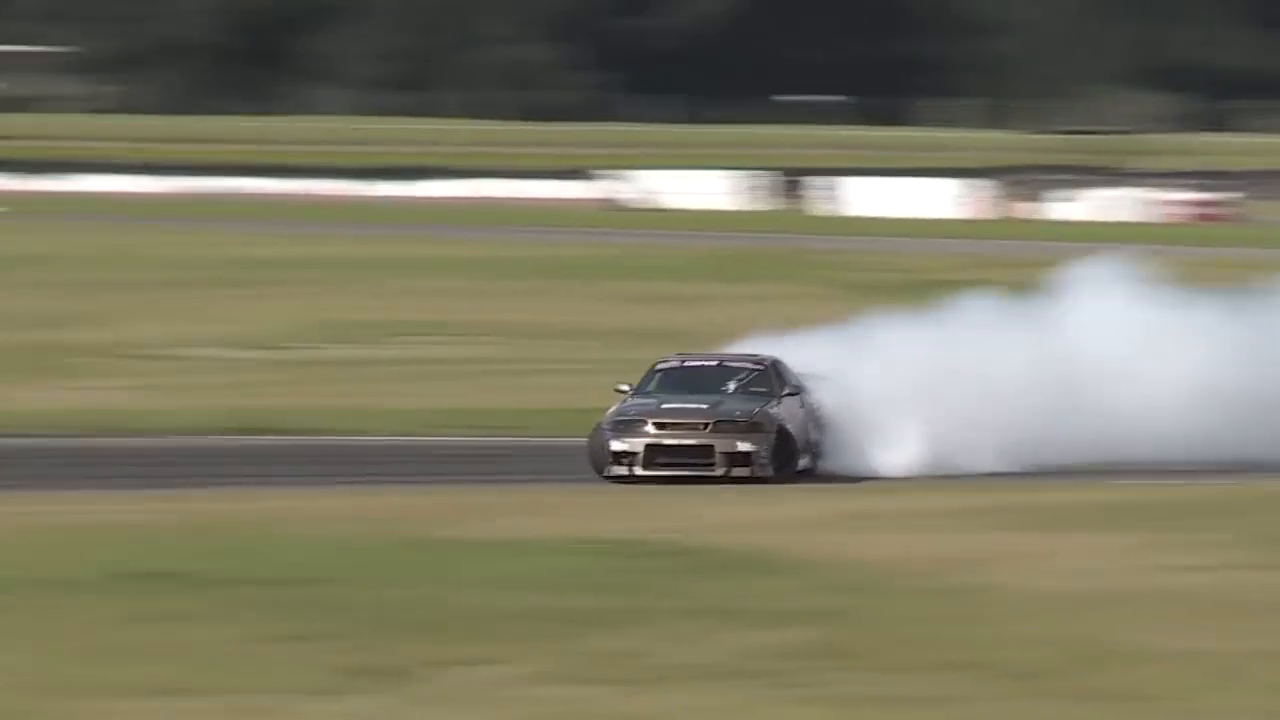
#> input picture frame 23 of Module-4-Video-Processing-Analysis/starter_files/race_car.mp4, 1280 x 720 px
$ python 2.writing_videos.py
#> lines starting #> are read from the running program, lines starting #| are printed output that depends on the picture
#> further down, frame is the input picture: shape (720, 1280, 3); mean B, G, R 100.6, 122.4, 125.5
import cv2
import numpy as np

input_video = './starter_files/race_car.mp4'
# 0 for webcam
source = input_video

video_cap = cv2.VideoCapture(source)

if not video_cap.isOpened():
    print('Error opening video stream or file')

# [4 lines of commented-out code are left out]

frame_w = int(video_cap.get(cv2.CAP_PROP_FRAME_WIDTH))
frame_h = int(video_cap.get(cv2.CAP_PROP_FRAME_HEIGHT))
frame_fps = int(video_cap.get(cv2.CAP_PROP_FPS))

fourcc_avi = cv2.VideoWriter_fourcc('M', 'J', 'P', 'G')
fourcc_mp4 = cv2.VideoWriter_fourcc(*'mp4v')

file_out_avi = 'video_out.avi'
file_out_mp4 = 'video_out.mp4'

frame_fps = int(frame_fps / 3)

out_avi = cv2.VideoWriter(file_out_avi, fourcc_avi, frame_fps, (frame_w, frame_h))
out_mp4 = cv2.VideoWriter(file_out_mp4, fourcc_mp4, frame_fps, (frame_w, frame_h))


def drawBannerText(frame, text, banner_height_percentage =0.05, text_color=(0, 255, 0)):
#> called with text = 'Frame : 1 FPS : 10', banner_height_percentage = 0.05, text_color = (0, 255, 0)
    banner_height = int(banner_height_percentage * frame.shape[0])
#> banner_height = 36
    cv2.rectangle(frame, (0, 0), (frame.shape[1], banner_height), (0,0,0), thickness=-1)

    left_offset = 20
    location = (left_offset, int(5 + (banner_height_percentage * frame.shape[0]) / 2))
#> location = (20, 23)
    fontScale = 1.5
    fontThickness = 2
    cv2.putText(frame, text, location, cv2.FONT_HERSHEY_PLAIN, fontScale, text_color,
                fontThickness, cv2.LINE_AA)
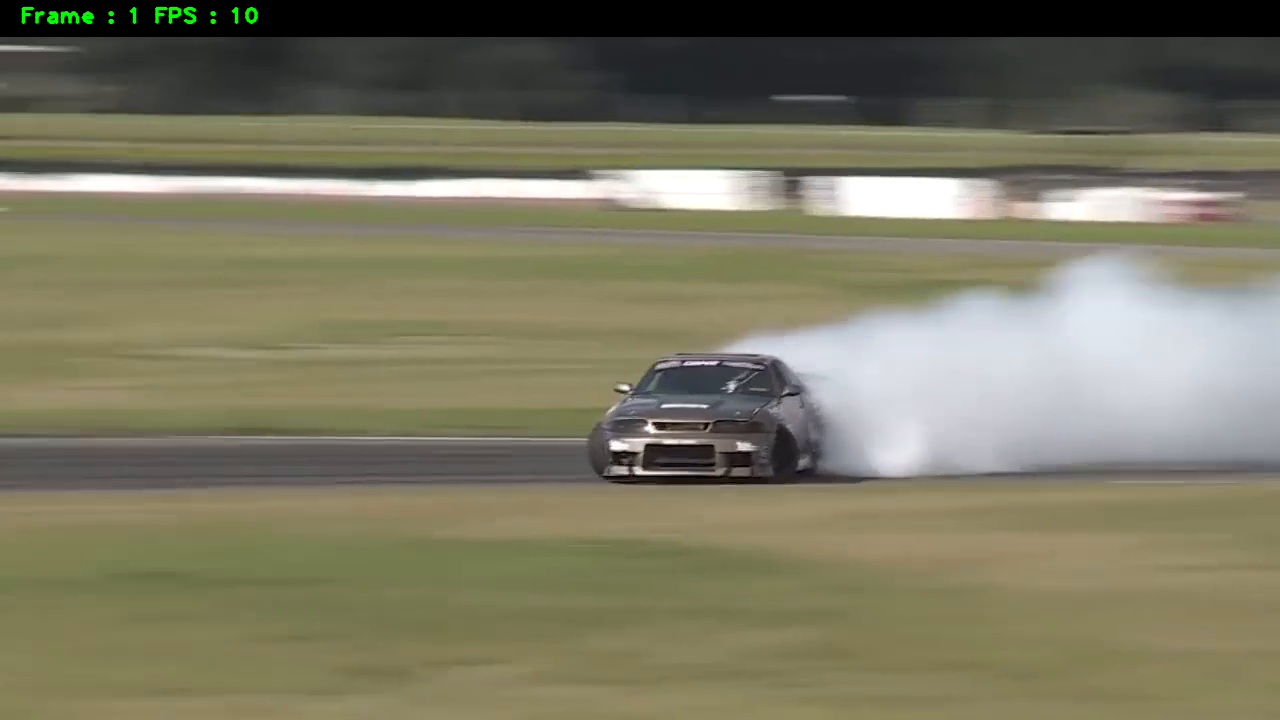
#> frame: shape (720, 1280, 3); mean B, G, R 98, 120.2, 123


frame_count = 0
while True:
    ok, frame = video_cap.read()
    if not ok:
        break
    frame_count += 1

    drawBannerText(frame, 'Frame : {} FPS : {}'.format(frame_count, frame_fps))

    out_avi.write(frame)
    out_mp4.write(frame)

video_cap.release()
out_avi.release()
out_mp4.release()

$ run again, starting later in the video
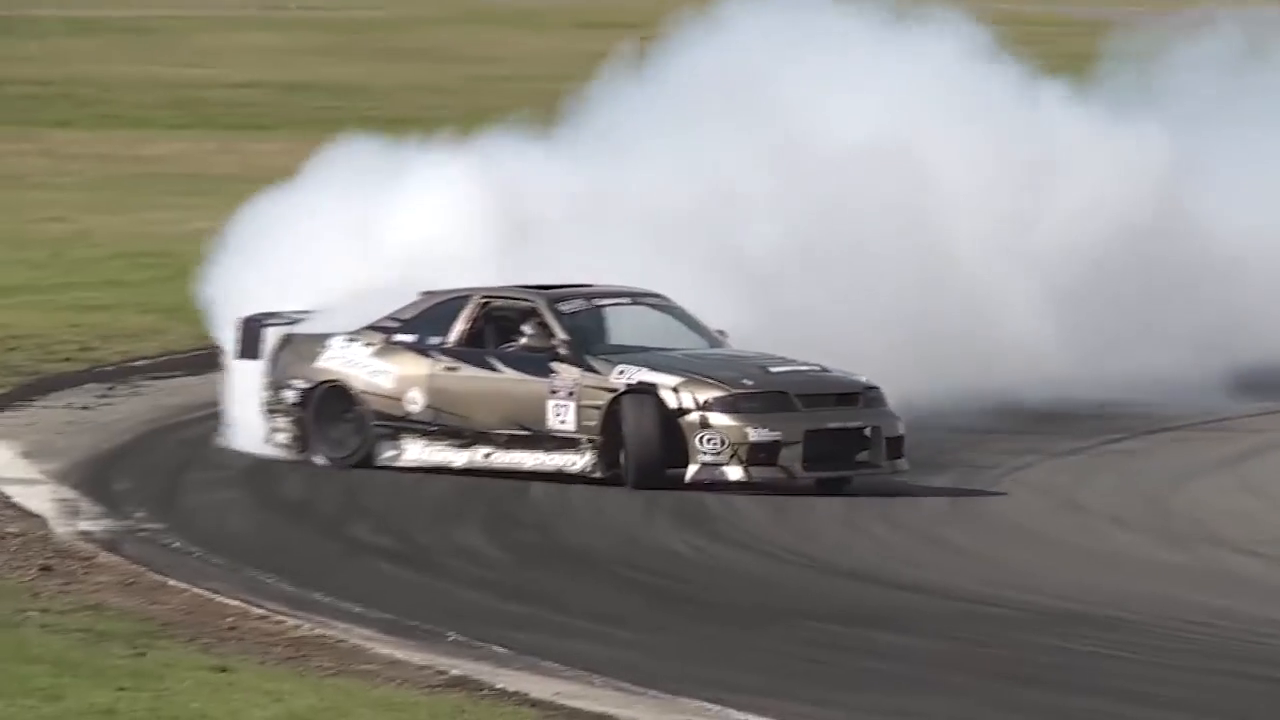
#> input picture frame 105 of Module-4-Video-Processing-Analysis/starter_files/race_car.mp4, 1280 x 720 px
#> frame is the input picture: shape (720, 1280, 3); mean B, G, R 129.8, 135.6, 137.4
#> in drawBannerText, `cv2.putText(frame, text, location, cv2.FONT_HERSHEY_PLAIN, fontScale, ..`:
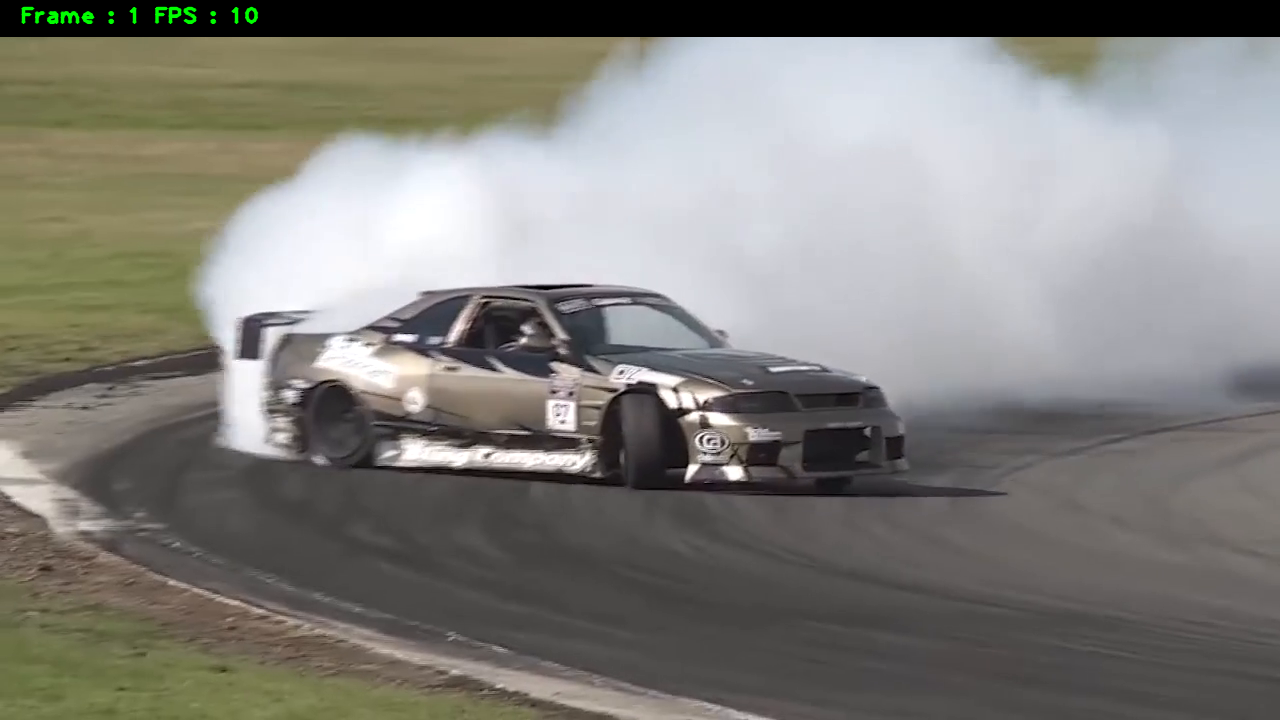
#> frame: shape (720, 1280, 3); mean B, G, R 123.4, 128.4, 129.8

$ run again, starting later in the video
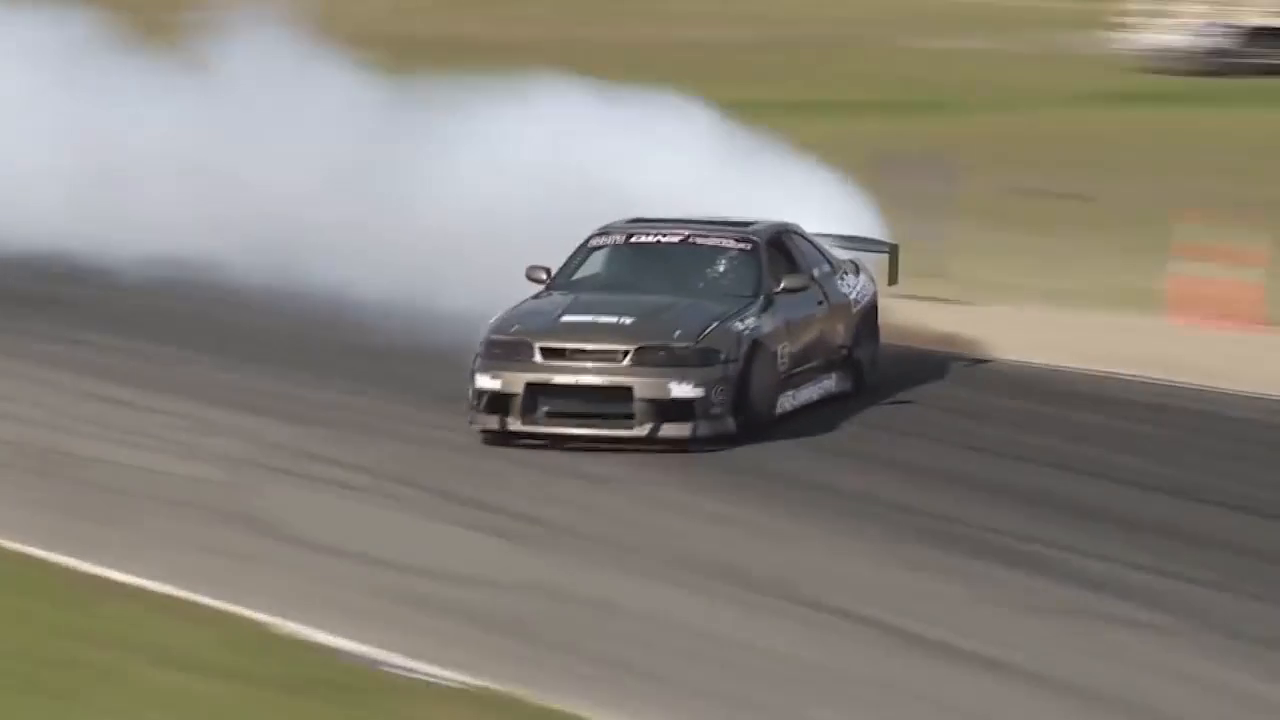
#> input picture frame 188 of Module-4-Video-Processing-Analysis/starter_files/race_car.mp4, 1280 x 720 px
#> frame is the input picture: shape (720, 1280, 3); mean B, G, R 121.5, 131.3, 136.2
#> in drawBannerText, `cv2.putText(frame, text, location, cv2.FONT_HERSHEY_PLAIN, fontScale, ..`:
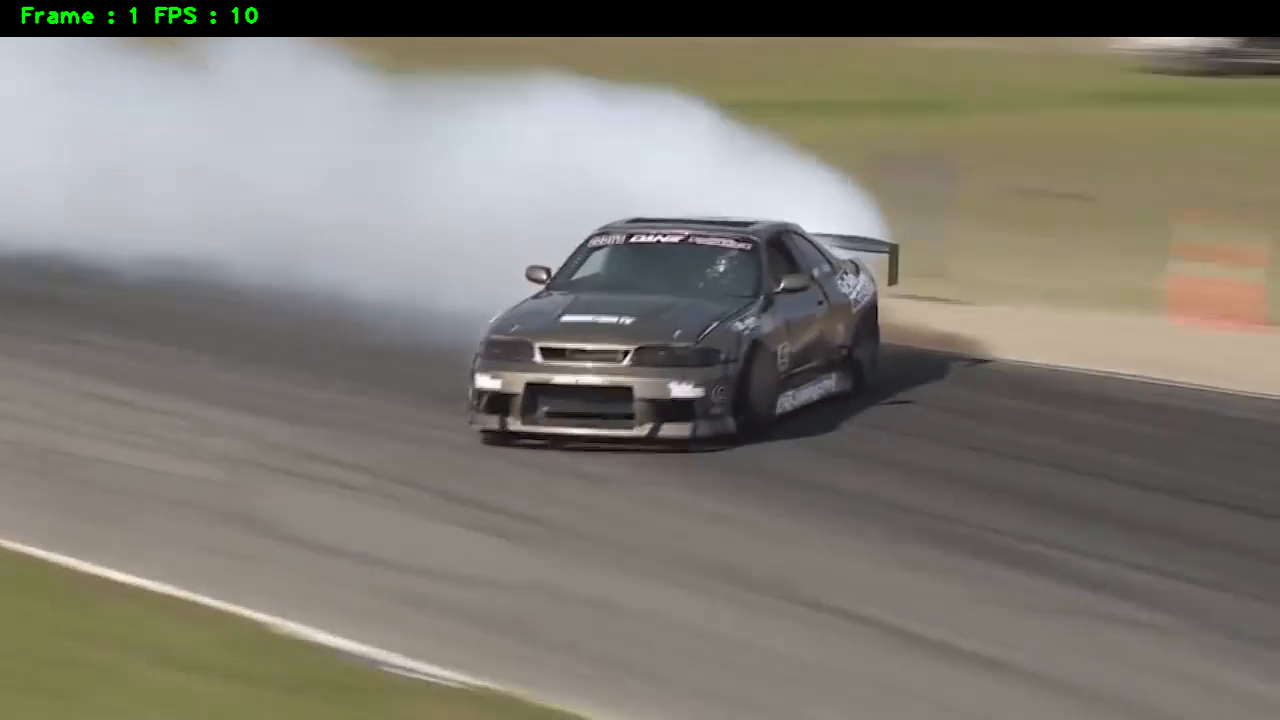
#> frame: shape (720, 1280, 3); mean B, G, R 115.5, 124.3, 128.3
